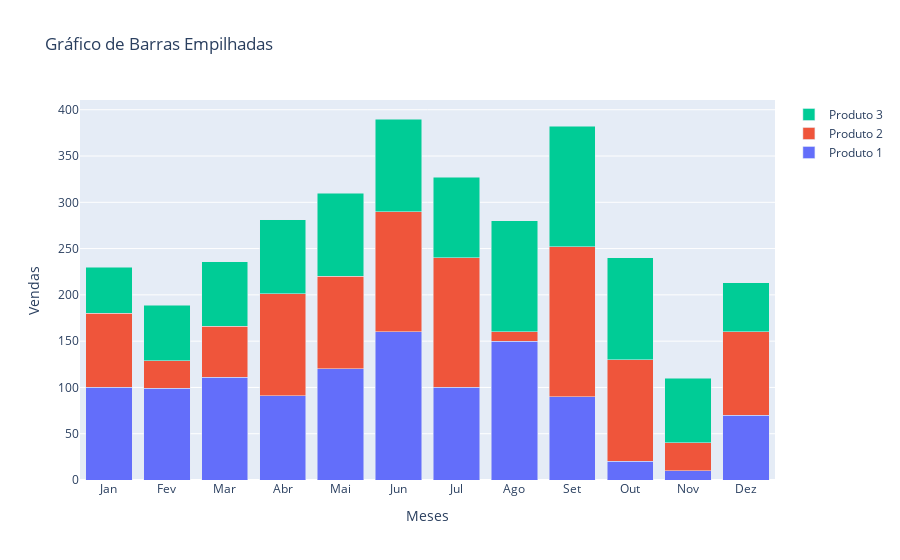

Here is the notebook cell this chart was saved with:
### Code cell
import plotly.graph_objects as go

meses = ['Jan', 'Fev', 'Mar', 'Abr', 'Mai', 'Jun', 'Jul', 'Ago', 'Set', 'Out', 'Nov', 'Dez']

produto_1 = [100, 99, 111, 91, 120, 160, 100, 150, 90, 20, 10, 70]

produto_2 = [80, 30, 55, 110, 100, 130, 140, 10, 162, 110, 30, 90]

produto_3 = [50, 60, 70, 80, 90, 100, 87, 120, 130, 110, 70, 53]


grafBE = go.Figure()

grafBE.add_trace(go.Bar(x=meses, y=produto_1, name='Produto 1'))

grafBE.add_trace(go.Bar(x= meses, y=produto_2, name='Produto 2'))

grafBE.add_trace(go.Bar(x= meses, y=produto_3, name='Produto 3'))

grafBE.update_layout(
     title = "Gráfico de Barras Empilhadas",
    xaxis_title = 'Meses',
    yaxis_title = 'Vendas',
    barmode = 'stack'
    
)

grafBE.show()

### Figure 1 — Plotly figure (JSON) as saved in the notebook; plotly's stock layout.template omitted (floating-point values rounded to 4 significant figures)
{"data": [{"name": "Produto 1", "type": "bar", "x": ["Jan", "Fev", "Mar", "Abr", "Mai", "Jun", "Jul", "Ago", "Set", "Out", "Nov", "Dez"], "y": [100, 99, 111, 91, 120, 160, 100, 150, 90, 20, 10, 70]}, {"name": "Produto 2", "type": "bar", "x": ["Jan", "Fev", "Mar", "Abr", "Mai", "Jun", "Jul", "Ago", "Set", "Out", "Nov", "Dez"], "y": [80, 30, 55, 110, 100, 130, 140, 10, 162, 110, 30, 90]}, {"name": "Produto 3", "type": "bar", "x": ["Jan", "Fev", "Mar", "Abr", "Mai", "Jun", "Jul", "Ago", "Set", "Out", "Nov", "Dez"], "y": [50, 60, 70, 80, 90, 100, 87, 120, 130, 110, 70, 53]}], "layout": {"autosize": true, "barmode": "stack", "title": {"text": "Gráfico de Barras Empilhadas"}, "xaxis": {"autorange": true, "range": [-0.5, 11.5], "title": {"text": "Meses"}, "type": "category"}, "yaxis": {"autorange": true, "range": [0, 410.5], "title": {"text": "Vendas"}, "type": "linear"}}}
